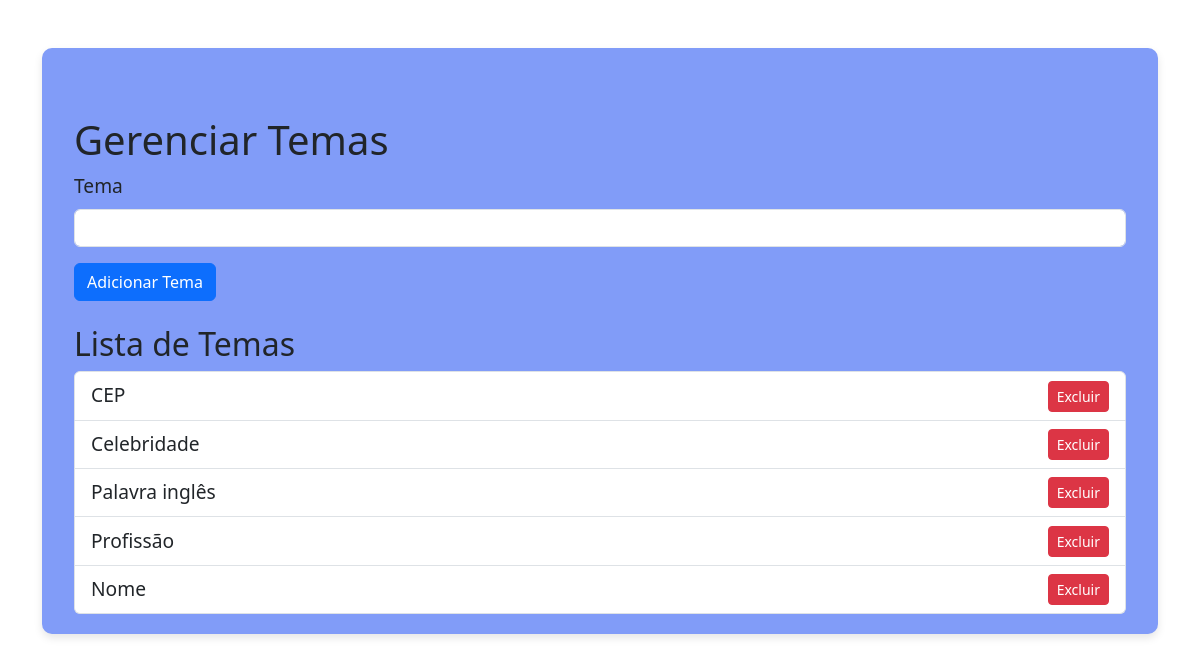
Before: /admin/tema with the older database file.
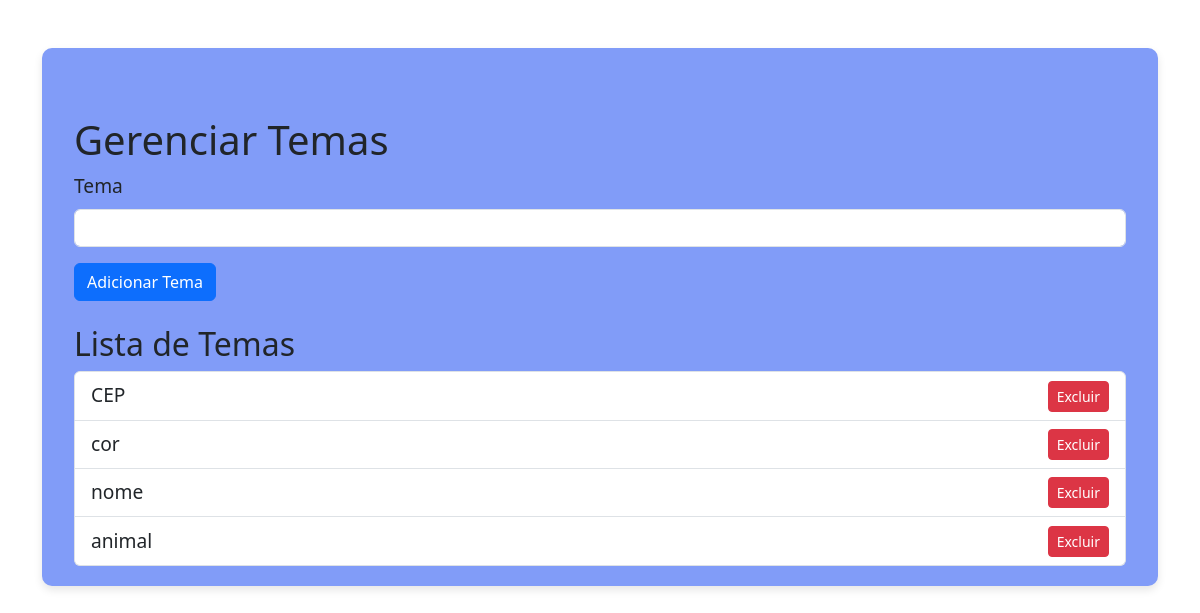
After: the same page with the newer database file.
### app.py (models this page shows)
class Tema(db.Model):
    id = db.Column(db.Integer, primary_key=True)
    nome = db.Column(db.String(50), nullable=False)

### app.py (the view)
@app.route('/admin/tema', methods=['GET', 'POST'])
def admin_tema():
    if request.method == 'POST':
        nome = request.form.get('nome')
        tema = Tema(nome=nome)
        db.session.add(tema)
        db.session.commit()
    temas = Tema.query.all()
    return render_template('tema.html', temas=temas)

### templates/tema.html
{% extends "base.html" %}
{% block content %}
<div class="container mt-5">
    <h1>Gerenciar Temas</h1>
    <form method="POST" action="/admin/tema">
        <div class="mb-3">
            <label for="nome" class="form-label">Tema</label>
            <input type="text" class="form-control" id="nome" name="nome" required>
        </div>
        <button type="submit" class="btn btn-primary">Adicionar Tema</button>
    </form>
    <h2 class="mt-4">Lista de Temas</h2>
    <ul class="list-group">
        {% for tema in temas %}
            <li class="list-group-item d-flex justify-content-between align-items-center">
                {{ tema.nome }}
                <form method="POST" action="/admin/tema/{{ tema.id }}" class="d-inline">
                    <button type="submit" class="btn btn-danger btn-sm">Excluir</button>
                </form>
            </li>
        {% endfor %}
    </ul>
</div>
{% endblock %}

### templates/base.html (shortened to what this page needs)
<!DOCTYPE html>
<html lang="pt-BR">
<head>
    <link href="https://cdn.jsdelivr.net/npm/bootstrap@5.3.7/dist/css/bootstrap.min.css" rel="stylesheet">
    <link rel="stylesheet" href="{{ url_for('static', filename='style.css') }}">
</head>
<body>
    <div class="container mt-5">
    <div class="card-principal">
        {% block content %}
        {% endblock %}
    </div>
    </div>
</body>
</html>

### static/style.css (style rules this page uses)
.card-principal { background-color: #819cf8; border-radius: 10px; padding: 20px; font-size: larger; box-shadow: 0 4px 8px rgba(0, 0, 0, 0.1); }

Changed rows visible on the page:
removed Tema: nome "Nome"
changed Tema: nome "Celebridade" → "cor"
changed Tema: nome "Palavra inglês" → "nome"
changed Tema: nome "Profissão" → "animal"
